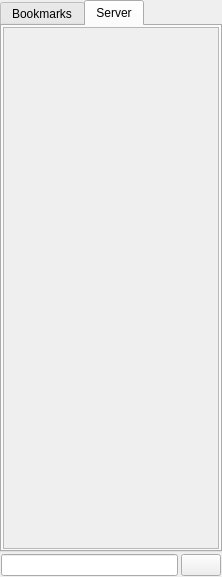
<?xml version="1.0" encoding="UTF-8"?>
<ui version="4.0">
 <class>QQTotozManager</class>
 <widget class="QDockWidget" name="QQTotozManager">
  <property name="geometry">
   <rect>
    <x>0</x>
    <y>0</y>
    <width>222</width>
    <height>577</height>
   </rect>
  </property>
  <property name="sizePolicy">
   <sizepolicy hsizetype="Minimum" vsizetype="Preferred">
    <horstretch>220</horstretch>
    <verstretch>0</verstretch>
   </sizepolicy>
  </property>
  <property name="minimumSize">
   <size>
    <width>222</width>
    <height>184</height>
   </size>
  </property>
  <property name="allowedAreas">
   <set>Qt::LeftDockWidgetArea|Qt::RightDockWidgetArea</set>
  </property>
  <property name="windowTitle">
   <string>Totoz Manager</string>
  </property>
  <widget class="QWidget" name="dockWidgetContents">
   <property name="sizePolicy">
    <sizepolicy hsizetype="Minimum" vsizetype="Preferred">
     <horstretch>0</horstretch>
     <verstretch>0</verstretch>
    </sizepolicy>
   </property>
   <layout class="QVBoxLayout" name="verticalLayout">
    <property name="spacing">
     <number>1</number>
    </property>
    <property name="leftMargin">
     <number>0</number>
    </property>
    <property name="topMargin">
     <number>0</number>
    </property>
    <property name="rightMargin">
     <number>0</number>
    </property>
    <property name="bottomMargin">
     <number>0</number>
    </property>
    <item>
     <widget class="QTabWidget" name="qqTMTabWidget">
      <property name="sizePolicy">
       <sizepolicy hsizetype="Minimum" vsizetype="Expanding">
        <horstretch>0</horstretch>
        <verstretch>0</verstretch>
       </sizepolicy>
      </property>
      <property name="currentIndex">
       <number>1</number>
      </property>
      <widget class="QWidget" name="bookmarksWidget">
       <attribute name="title">
        <string>Bookmarks</string>
       </attribute>
       <layout class="QHBoxLayout" name="horizontalLayout_2">
        <property name="spacing">
         <number>3</number>
        </property>
        <property name="leftMargin">
         <number>1</number>
        </property>
        <property name="topMargin">
         <number>1</number>
        </property>
        <property name="rightMargin">
         <number>1</number>
        </property>
        <property name="bottomMargin">
         <number>1</number>
        </property>
        <item>
         <widget class="QScrollArea" name="bookmarkScrollArea">
          <property name="sizePolicy">
           <sizepolicy hsizetype="Minimum" vsizetype="Expanding">
            <horstretch>0</horstretch>
            <verstretch>0</verstretch>
           </sizepolicy>
          </property>
          <property name="minimumSize">
           <size>
            <width>200</width>
            <height>0</height>
           </size>
          </property>
          <property name="widgetResizable">
           <bool>true</bool>
          </property>
          <widget class="QWidget" name="bookmSAWidgetContents">
           <property name="geometry">
            <rect>
             <x>0</x>
             <y>0</y>
             <width>214</width>
             <height>500</height>
            </rect>
           </property>
          </widget>
         </widget>
        </item>
       </layout>
      </widget>
      <widget class="QWidget" name="serverWidget">
       <attribute name="title">
        <string>Server</string>
       </attribute>
       <layout class="QHBoxLayout" name="horizontalLayout_3">
        <property name="spacing">
         <number>3</number>
        </property>
        <property name="leftMargin">
         <number>1</number>
        </property>
        <property name="topMargin">
         <number>1</number>
        </property>
        <property name="rightMargin">
         <number>1</number>
        </property>
        <property name="bottomMargin">
         <number>1</number>
        </property>
        <item>
         <widget class="QScrollArea" name="serverScrollArea">
          <property name="sizePolicy">
           <sizepolicy hsizetype="Minimum" vsizetype="Expanding">
            <horstretch>0</horstretch>
            <verstretch>0</verstretch>
           </sizepolicy>
          </property>
          <property name="minimumSize">
           <size>
            <width>200</width>
            <height>0</height>
           </size>
          </property>
          <property name="widgetResizable">
           <bool>true</bool>
          </property>
          <widget class="QWidget" name="serverScrollAreaContents">
           <property name="geometry">
            <rect>
             <x>0</x>
             <y>0</y>
             <width>214</width>
             <height>502</height>
            </rect>
           </property>
          </widget>
         </widget>
        </item>
       </layout>
      </widget>
     </widget>
    </item>
    <item>
     <widget class="QWidget" name="widget" native="true">
      <layout class="QHBoxLayout" name="horizontalLayout">
       <property name="spacing">
        <number>3</number>
       </property>
       <property name="leftMargin">
        <number>1</number>
       </property>
       <property name="topMargin">
        <number>1</number>
       </property>
       <property name="rightMargin">
        <number>1</number>
       </property>
       <property name="bottomMargin">
        <number>1</number>
       </property>
       <item>
        <widget class="QLineEdit" name="searchLineEdit"/>
       </item>
       <item>
        <widget class="QPushButton" name="cancelSearchButton">
         <property name="text">
          <string/>
         </property>
        </widget>
       </item>
      </layout>
     </widget>
    </item>
   </layout>
  </widget>
 </widget>
 <resources/>
 <connections/>
</ui>
